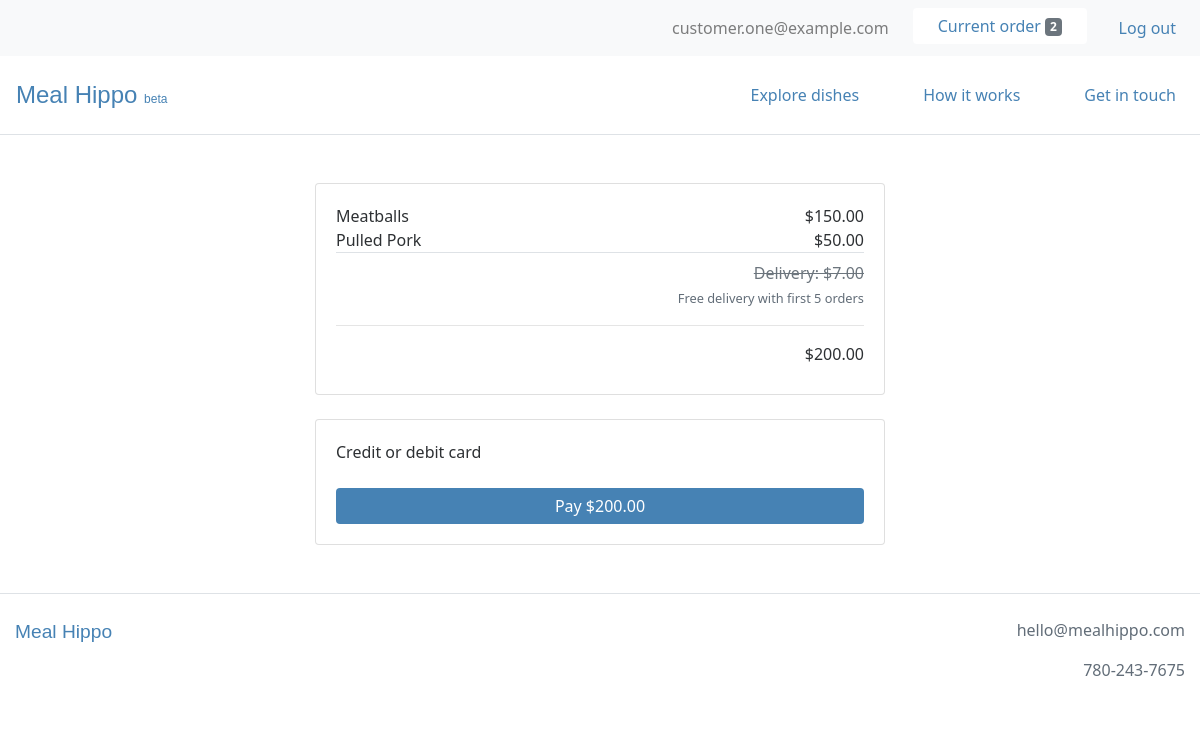
Page /order/payment (signed in) on the committed database.
### users/models.py (models this page shows, shortened)
class CustomUser(AbstractBaseUser):
    email = models.EmailField(unique=True)
    is_active = models.BooleanField(default=True)
    is_admin = models.BooleanField(default=False)
    objects = CustomUserManager()
    USERNAME_FIELD = 'email'
    REQUIRED_FIELDS = []

### webplatform/models.py (models this page shows, shortened)
class Order(models.Model):
    user = models.ForeignKey(settings.AUTH_USER_MODEL, on_delete=models.CASCADE)
    items = models.ManyToManyField(OrderItem)
    delivery_date = models.DateField(null=True)
    delivery_time = models.TimeField(null=True)
    is_completed = models.BooleanField(default=False)
    payment = models.ForeignKey(Payment, on_delete=models.SET_NULL, blank=True, null=True)
    created_at = models.DateTimeField(auto_now_add=True)
    modified_at = models.DateTimeField(auto_now=True)
    def get_total_order_price(self):
        total_order_price = 0
        for item in self.items.all():
            total_order_price += item.get_total_item_price()
        return total_order_price

class OrderItem(models.Model):
    user = models.ForeignKey(settings.AUTH_USER_MODEL, on_delete=models.CASCADE)
    item = models.ForeignKey(Item, on_delete=models.CASCADE)
    quantity = models.IntegerField(default=1)
    is_completed = models.BooleanField(default=False)
    def get_total_item_price(self):
        return self.quantity * self.item.price

class Item(models.Model):
    supplier = models.ForeignKey(Supplier, on_delete=models.CASCADE)
    name = models.CharField(max_length=100)
    description = models.TextField()
    price = models.FloatField()
    minimum_portions = models.IntegerField(blank=True, null=True)
    portion_increment = models.IntegerField(blank=True, null=True)
    minimum_lead_time = models.IntegerField(blank=True, null=True)
    is_active = models.BooleanField()
    created_at = models.DateTimeField(auto_now_add=True)
    modified_at = models.DateTimeField(auto_now=True)

### webplatform/views.py (the view, shortened to what this page needs)
# urls.py: path('order/payment', views.OrderPaymentView.as_view(), name='order_payment_view'),
class OrderPaymentView(LoginRequiredMixin, View):
    def get(self, *args, **kwargs):
        order = models.Order.objects.get(user=self.request.user, is_completed=False)
        order_items = order.items.all()
        context = {
            'order': order,
            'order_items': order_items,
        }
        return render(self.request, 'webplatform/order_payment_view.html', context)

### webplatform/templatetags/cart_templatetags.py (called while the page is built)
@register.filter
def cart_item_count(user):
    if user.is_authenticated:
        queryset = models.Order.objects.filter(user=user, is_completed=False)
        if queryset.exists():
            return queryset[0].items.count()
    return 0

### webplatform/templates/webplatform/order_payment_view.html (shortened to what this page needs)
{% extends 'base.html' %}
{% load static %}
{% load crispy_forms_tags %}
{% load humanize %}
{% block content %}
<div class="container-fluid my-5">
  <div class="row">
    <div class="col-lg-6 offset-lg-3 col-md-8 offset-md-2 col-12">
      <div class="card">
        <div class="card-body">
          <div class="container">
            {% for order_item in order_items %}
              <div class="row">
                <div class="col text-left px-0">
                  {{ order_item.item.name }}
                </div>
                <div class="col text-right px-0">
                  ${{ order_item.get_total_item_price|floatformat:2|intcomma }}
                </div>
              </div>
            {% endfor %}
          </div>
          <div class="container">
            <div class="row border-top py-2">
              <div class="col text-right px-0">
								<s class="text-secondary">Delivery: $7.00</s>
                <p><small>Free delivery with first 5 orders</small></p>
                <hr>
                ${{ order.get_total_order_price|floatformat:2|intcomma }}
              </div>
            </div>
          </div>
        </div>
      </div>
      <div class="card mt-4">
        <div class="card-body">
          <form action="" method="post" id="payment-form">
            <div class="mb-3">
            	<label for="card-element">
            		Credit or debit card
            	</label>
            </div>
            <button class="btn btn-primary w-100">Pay ${{ order.get_total_order_price|floatformat:2|intcomma }}</button>
          </form>
        </div>
      </div>
    </div>
  </div>
</div>
{% endblock %}

### templates/base.html (shortened to what this page needs)
{% load static %}
{% load cart_templatetags %}
<!DOCTYPE html>
<html lang="en" dir="ltr">
  <head>
    <link rel="stylesheet" href="https://stackpath.bootstrapcdn.com/bootstrap/4.4.1/css/bootstrap.min.css">
    <link rel="stylesheet" type="text/css" href="{% static 'style.css' %}">
  </head>
  <body>
    {% if user.is_authenticated %}
      <nav class="navbar navbar-expand-md navbar-light bg-light">
          <ul class="navbar-nav ml-md-auto mx-md-0 mx-auto text-md-left text-center">
            <li class="nav-item ml-4">
              <span class="navbar-text">
                {{ request.user.email }}
              </span>
            </li>
            <li class="nav-item ml-4">
              <a href="{% url 'webplatform:order_items_view' %}">
                <button type="button" class="btn btn-light bg-white">
                  Current order <span class="badge badge-secondary">{{ request.user|cart_item_count }}</span>
                </button>
              </a>
            </li>
            <li class="nav-item ml-4">
              <a class="nav-link" href="{% url 'logout' %}">Log out</a>
            </li>
          </ul>
      </nav>
    {% endif %}
    <nav class="navbar navbar-expand-md navbar-light py-3 border-bottom">
      <a class="navbar-brand" href="{% url 'webplatform:home_view' %}">Meal&nbsp;Hippo <small style="font-size: 0.5em;">beta</small></a>
      <div class="collapse navbar-collapse" id="navbarText">
        <ul class="navbar-nav ml-auto">
          <li class="nav-item ml-5">
            <a class="nav-link" href="{% url 'webplatform:order_items_view' %}">Explore dishes</a>
          </li>
          <li class="nav-item ml-5">
            <a class="nav-link" href="{% url 'webplatform:support_view' %}">How it works</a>
          </li>
          <li class="nav-item ml-5">
            <a class="nav-link" href="{% url 'webplatform:contact_view' %}">Get in touch</a>
          </li>
        </ul>
      </div>
    </nav>
    {% block content %}
    {% endblock %}
    <footer>
      <div class="container-fluid text-center py-4 mb-5 border-top">
        <div class="row">
          <div class="col-sm text-sm-left mb-4">
            <span class="logo">
              <a href="{% url 'webplatform:home_view' %}">Meal&nbsp;Hippo</a>
            </span>
          </div>
          <div class="col-sm text-sm-right">
            <p>hello@mealhippo.com</p>
            <p>780-243-7675</p>
          </div>
        </div>
      </div>
    </footer>
  </body>
</html>

### static/style.css (style rules this page uses)
body { color: #2D3033; font-family: "Lucida Grande", "Lucida Sans Unicode", "Lucida Sans", "Segoe UI", Geneva, Frutiger, Verdana, "Helvetica Neue", Arial, sans-serif; font-size: 16px; }
p { color: #626d78; }
a, .btn-link { color: steelblue; }
.navbar-light .navbar-brand, .logo a { color: steelblue; font-size: 1.5em; font-family: "Arial Rounded MT Bold", "Helvetica Rounded", Arial, sans-serif; }
.logo a { font-size: 1.2em; }
.navbar-nav .nav-item a.nav-link { color: steelblue; }
.btn-primary { background: steelblue; border: none; padding-left: 25px; padding-right: 25px; }
.btn-light { color: steelblue; border: none; padding-left: 25px; padding-right: 25px; }

### rows in the picture
CustomUser: user.email "customer.one@example.com", user|cart_item_count "2"
OrderItem: item.name "Meatballs", get_total_item_price "150.00"
OrderItem: item.name "Pulled Pork", get_total_item_price "50.00"
Order: get_total_order_price "200.00"
